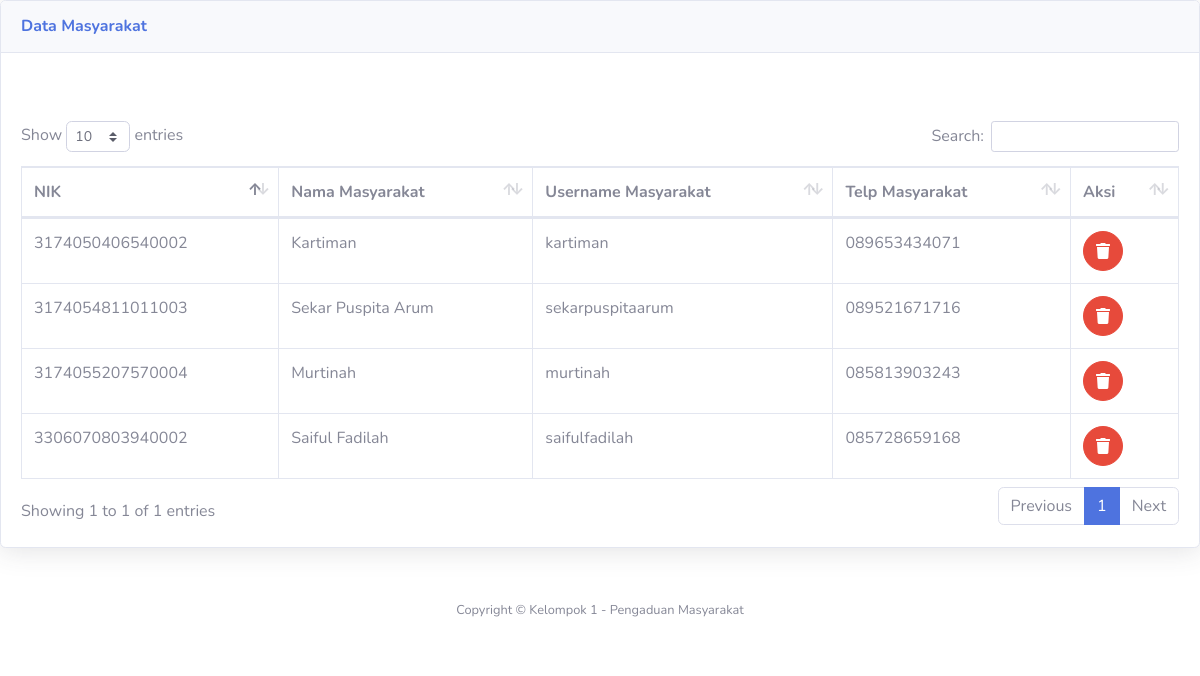
The page /admin/lihat_masyarakat.php on the database its author committed.
### tables this page shows
CREATE TABLE `masyarakat` (
  `nik` char(16) NOT NULL,
  `nama` varchar(35) NOT NULL,
  `username` varchar(25) NOT NULL,
  `password` varchar(32) NOT NULL,
  `telp` varchar(13) NOT NULL
);

### admin/lihat_masyarakat.php (the view, shortened to what this page needs)
<!DOCTYPE html>
<html lang="en">
<head>
  <link href="../vendor/fontawesome-free/css/all.min.css" rel="stylesheet" type="text/css">
  <link href="../css/sb-admin-2.min.css" rel="stylesheet">
  <link href="../vendor/datatables/dataTables.bootstrap4.min.css" rel="stylesheet">
</head>
          <div class="card shadow mb-4">
            <div class="card-header py-3">
              <h6 class="m-0 font-weight-bold text-primary">Data Masyarakat</h6>
            </div>
            <div class="card-body">
                <br>
                <br>
              <div class="table-responsive">
                <table class="table table-bordered" id="dataTable" width="100%" cellspacing="0">
                  <thead>
                    <tr>
                      <th>NIK</th>
                      <th>Nama Masyarakat</th>
                      <th>Username Masyarakat</th>
                      <th>Telp Masyarakat</th>
                      <th>Aksi</th>
                    </tr>
                  </thead>
                  <?php
                  $sql = mysql_query("select * from masyarakat ");
                  while ($data = mysql_fetch_array($sql)){
                    ?>
                  <tbody>
                    <tr>
                      <td><?php echo $data['nik'] ?></td>
                      <td><?php echo $data['nama'] ?></td>
                      <td><?php echo $data['username'] ?></td>
                      <td><?php echo $data['telp'] ?></td>
                      <td>
                      <a href="delete_masyarakat.php?nik=<?php echo $data['nik'] ?>" class="btn btn-danger btn-circle" onclick="return confirm('Apakah ingin dihapus?')">
                        <i class="fa fa-trash"></i>
                      </a>
                      </td>
                    </tr>
                  </tbody>
                  <?php } ?>
                </table>
              </div>
            </div>
          </div>
      <footer class="sticky-footer bg-white">
        <div class="container my-auto">
          <div class="copyright text-center my-auto">
          <span>Copyright &copy; Kelompok 1 - Pengaduan Masyarakat</span>
          </div>
        </div>
      </footer>
</body>
</html>

### rows shown on the page
masyarakat: nik "3174050406540002", nama "Kartiman", username "kartiman", telp "089653434071"
masyarakat: nik "3174054811011003", nama "Sekar Puspita Arum", username "sekarpuspitaarum", telp "089521671716"
masyarakat: nik "3174055207570004", nama "Murtinah", username "murtinah", telp "085813903243"
masyarakat: nik "3306070803940002", nama "Saiful Fadilah", username "saifulfadilah", telp "085728659168"
